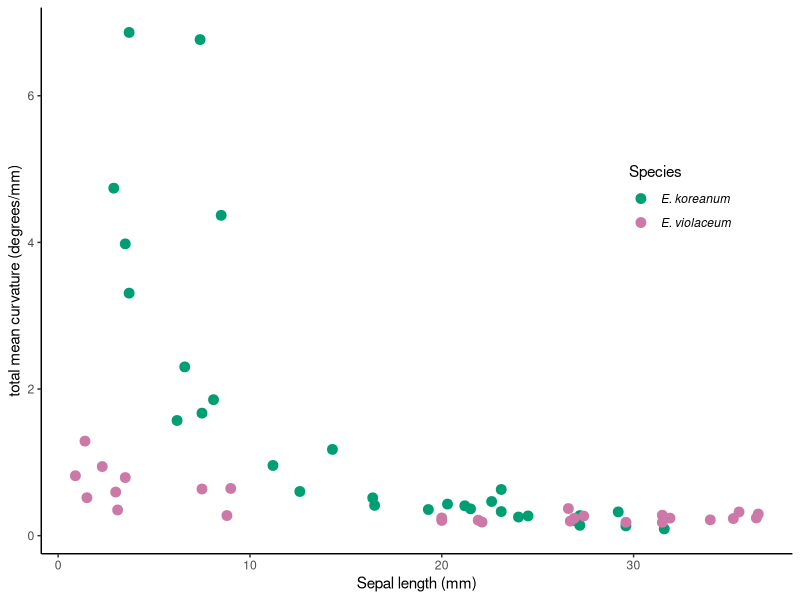
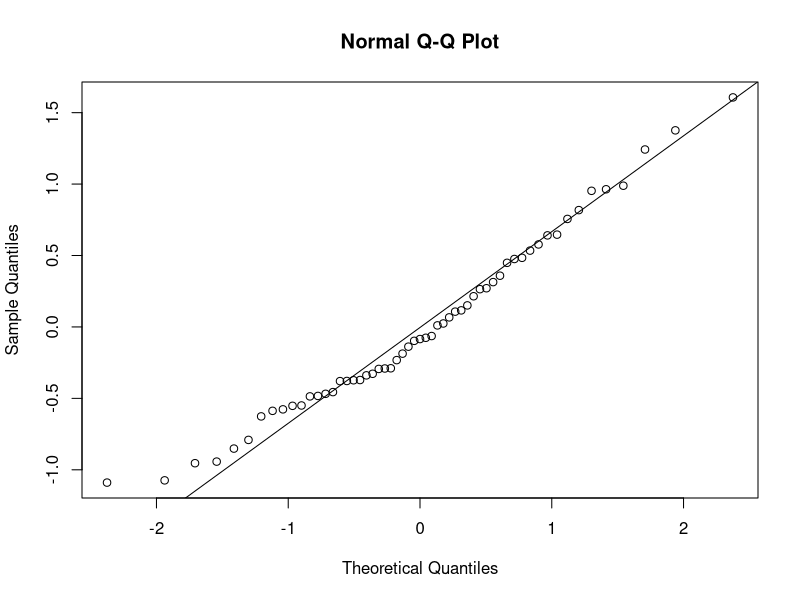
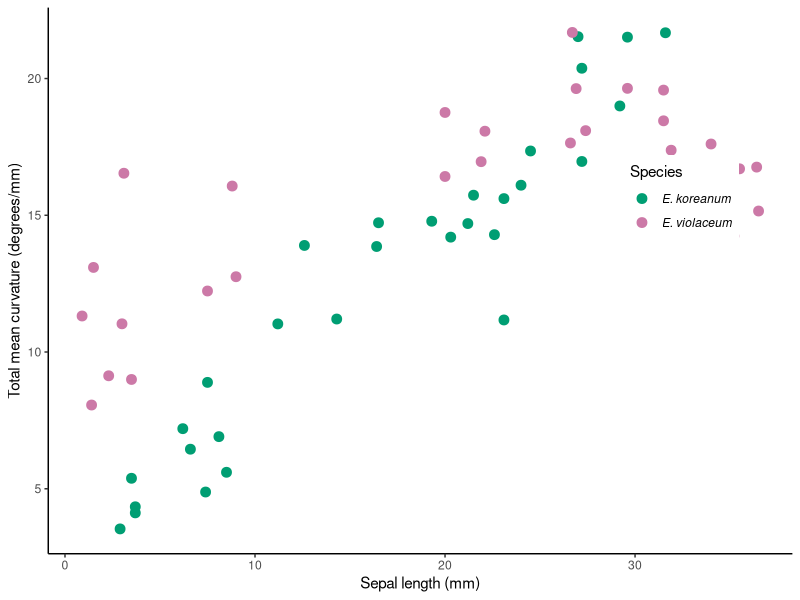
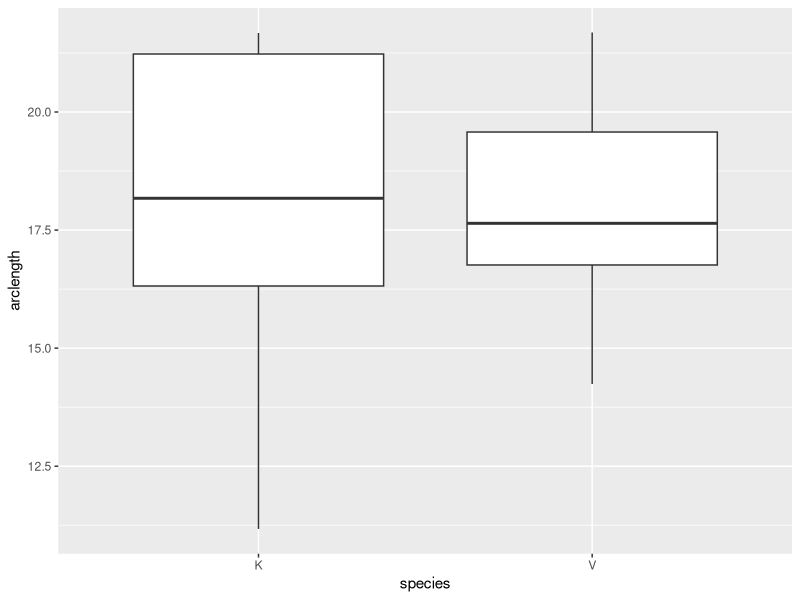

Generate these figures, in order, with R:
library(here)
library(tidyverse)



#import data ####

# size data
size_data<-
  read.csv(
  here("data/epimedium_curv_size_data.csv"), header=TRUE) %>% 
  slice(20:77) %>% 
  rename(name = species_individual_panicle_flower)
  

# curvature data
curv_data <-
  read.csv(
  here("data/epimedium_adj_curvature.csv"), header=TRUE) %>% 
  select(2:5)

# merge curvature data into one tibble
curv_size_data <-
  left_join(curv_data, size_data, by ='name') %>% 
  as_tibble() %>% 
  mutate(species = str_extract(name, "[A-Z]+")) # extacts uppercase letters from strings
  

#isolate numeric identifiers
csids <-
  curv_size_data %>% 
  mutate(identity = str_replace(name,  "[a-z]+", "")) %>% #removes alphabet and leaves identifiers 
  mutate(identity = str_replace(identity, substr(identity, 1, 1), ""))  #remove leading "_" from ID strings

#add identifiers to a list
ID_matrix <- str_split_fixed(csids$identity, "_", n=3) #matrix of IDs in SIPC format

#add identifiers back to tibble 
curv_size_data <-
  csids %>%
  mutate(spp_ind_ID = paste(ID_matrix[,2], species, sep="")) #add individual identity



# plot sepal size vs curvature
ggplot(
  data=curv_size_data, 
  aes(x=sepal_size_mm, y=adjusted_curvature)) +
  geom_point(
    aes(colour=factor(species)), size=3) +
  labs(x = "Sepal length (mm)", 
       y = "total mean curvature (degrees/mm)",
       colour = "species") +
  scale_colour_manual(name= "Species", 
                      breaks = c("K", "V"), 
                      labels = c(expression(italic("E. koreanum")), 
                                 expression(italic("E. violaceum"))),
                      values = c("#009E73", "#CC79A7")) +
  theme_bw() + 
  theme(panel.border = element_blank(), 
        panel.grid.major = element_blank(),
        panel.grid.minor = element_blank(), 
        axis.line = element_line(colour = "black"), 
        legend.position=c(.85, .65))
  


##################################
#Fit model for log(K) ~ sepal size


model3 <- 
  lmerTest::lmer(log(adjusted_curvature) ~ species + sepal_size_mm + (1|spp_ind_ID), data = curv_size_data)

qqnorm(resid(model3))
qqline(resid(model3))








# plot sepal size vs arclength
ggplot(
  data=curv_size_data, 
  aes(x=sepal_size_mm, y=arclength)) +
geom_point(
  aes(colour=factor(species)), size=3) +
labs(x = "Sepal length (mm)", 
     y = "Total mean curvature (degrees/mm)",
     colour = "species") +
scale_colour_manual(name= "Species", 
                    breaks = c("K", "V"), 
                    labels = c(expression(italic("E. koreanum")), 
                               expression(italic("E. violaceum"))),
                    values = c("#009E73", "#CC79A7")) +
theme_bw() + 
theme(panel.border = element_blank(), 
      panel.grid.major = element_blank(),
      panel.grid.minor = element_blank(), 
      axis.line = element_line(colour = "black"), 
      legend.position=c(.85, .65))
               





# comapre arc lengths at maturity (T stage and beyond)
mature_data <-
  curv_size_data %>% 
  filter(sepal_size_mm >= 23.0) %>% #22.9 mm is the upper CI for "T" stage
  group_by(species)

ggplot(mature_data, aes(species, arclength)) +
  geom_boxplot()

t.test(arclength ~ species, data = mature_data)
